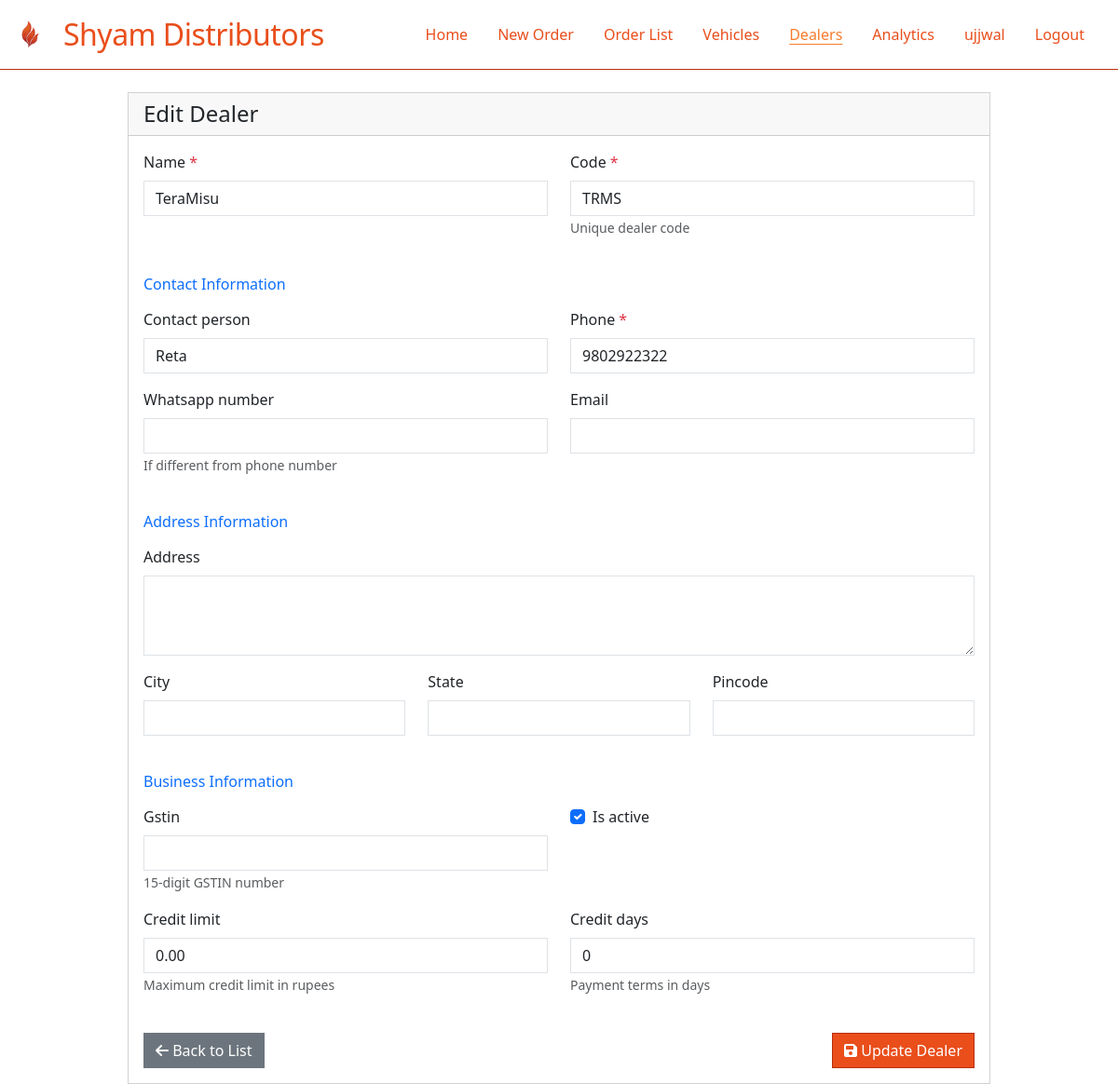
/orders/dealers/edit/12/ (signed in), run on the app's committed database.
### sylvia/models.py (models this page shows, shortened)
class BaseModel(models.Model):
    created_at = models.DateTimeField(auto_now_add=True)
    updated_at = models.DateTimeField(auto_now=True)
    created_by = models.ForeignKey(User, on_delete=models.SET_NULL, null=True, blank=True)
    class Meta:
        abstract = True

class Dealer(BaseModel):
    name = models.CharField(max_length=200)
    code = models.CharField(max_length=20, unique=True)
    contact_person = models.CharField(max_length=100, blank=True)
    phone = models.CharField(max_length=15, validators=[
        RegexValidator(regex=r'^\+?1?\d{9,15}$', message="Enter a valid phone number.")
    ])
    whatsapp_number = models.CharField(max_length=15, blank=True, validators=[
        RegexValidator(regex=r'^\+?1?\d{9,15}$', message="Enter a valid WhatsApp number.")
    ])
    email = models.EmailField(blank=True)
    address = models.TextField(blank=True)
    city = models.CharField(max_length=50, blank=True)
    state = models.CharField(max_length=50, blank=True)
    pincode = models.CharField(max_length=6, blank=True)
    gstin = models.CharField(max_length=15, blank=True, unique=True, null=True)
    is_active = models.BooleanField(default=True)
    credit_limit = models.DecimalField(max_digits=10, decimal_places=2, default=0)
    credit_days = models.IntegerField(default=0)
    class Meta:
        ordering = ['name']

### orders/views.py (the view)
# urls.py: path('dealers/edit/<int:dealer_id>/', edit_dealer, name='edit_dealer'),
@login_required
def edit_dealer(request, dealer_id):
    dealer = get_object_or_404(Dealer, id=dealer_id)
    if request.method == 'POST':
        form = DealerForm(request.POST, instance=dealer)
        if form.is_valid():
            form.save()
            return redirect('dealer_list')
    else:
        form = DealerForm(instance=dealer)
    context = {
        'form': form,
        'dealer': dealer,
        'title': 'Edit Dealer',
        'action': 'Update'
    }
    return render(request, 'dealers/dealer_form.html', context)

### orders/templates/dealers/dealer_form.html (shortened to what this page needs)
{% extends 'base.html' %}
{% block content %}
<div class="container mt-4">
    <div class="row">
        <div class="col-md-10 offset-md-1">
            <div class="card">
                <div class="card-header">
                    <h4 class="mb-0">{{ title }}</h4>
                </div>
                <div class="card-body">
                    <form method="post">
                        <div class="row">
                            <div class="col-md-6">
                                <div class="mb-3">
                                    <label for="{{ form.name.id_for_label }}" class="form-label">{{ form.name.label }} <span class="text-danger">*</span></label>
                                    {{ form.name }}
                                </div>
                            </div>
                            <div class="col-md-6">
                                <div class="mb-3">
                                    <label for="{{ form.code.id_for_label }}" class="form-label">{{ form.code.label }} <span class="text-danger">*</span></label>
                                    {{ form.code }}
                                    <small class="form-text text-muted">Unique dealer code</small>
                                </div>
                            </div>
                        </div>
                        <h6 class="mt-4 mb-3 text-primary">Contact Information</h6>
                        <div class="row">
                            <div class="col-md-6">
                                <div class="mb-3">
                                    <label for="{{ form.contact_person.id_for_label }}" class="form-label">{{ form.contact_person.label }}</label>
                                    {{ form.contact_person }}
                                </div>
                            </div>
                            <div class="col-md-6">
                                <div class="mb-3">
                                    <label for="{{ form.phone.id_for_label }}" class="form-label">{{ form.phone.label }} <span class="text-danger">*</span></label>
                                    {{ form.phone }}
                                </div>
                            </div>
                        </div>
                        <div class="row">
                            <div class="col-md-6">
                                <div class="mb-3">
                                    <label for="{{ form.whatsapp_number.id_for_label }}" class="form-label">{{ form.whatsapp_number.label }}</label>
                                    {{ form.whatsapp_number }}
                                    <small class="form-text text-muted">If different from phone number</small>
                                </div>
                            </div>
                            <div class="col-md-6">
                                <div class="mb-3">
                                    <label for="{{ form.email.id_for_label }}" class="form-label">{{ form.email.label }}</label>
                                    {{ form.email }}
                                </div>
                            </div>
                        </div>
                        <h6 class="mt-4 mb-3 text-primary">Address Information</h6>
                        <div class="row">
                            <div class="col-md-12">
                                <div class="mb-3">
                                    <label for="{{ form.address.id_for_label }}" class="form-label">{{ form.address.label }}</label>
                                    {{ form.address }}
                                </div>
                            </div>
                        </div>
                        <div class="row">
                            <div class="col-md-4">
                                <div class="mb-3">
                                    <label for="{{ form.city.id_for_label }}" class="form-label">{{ form.city.label }}</label>
                                    {{ form.city }}
                                </div>
                            </div>
                            <div class="col-md-4">
                                <div class="mb-3">
                                    <label for="{{ form.state.id_for_label }}" class="form-label">{{ form.state.label }}</label>
                                    {{ form.state }}
                                </div>
                            </div>
                            <div class="col-md-4">
                                <div class="mb-3">
                                    <label for="{{ form.pincode.id_for_label }}" class="form-label">{{ form.pincode.label }}</label>
                                    {{ form.pincode }}
                                </div>
                            </div>
                        </div>
                        <h6 class="mt-4 mb-3 text-primary">Business Information</h6>
                        <div class="row">
                            <div class="col-md-6">
                                <div class="mb-3">
                                    <label for="{{ form.gstin.id_for_label }}" class="form-label">{{ form.gstin.label }}</label>
                                    {{ form.gstin }}
                                    <small class="form-text text-muted">15-digit GSTIN number</small>
                                </div>
                            </div>
                            <div class="col-md-6">
                                <div class="mb-3 form-check">
                                    {{ form.is_active }}
                                    <label for="{{ form.is_active.id_for_label }}" class="form-check-label">{{ form.is_active.label }}</label>
                                </div>
                            </div>
                        </div>
                        <div class="row">
                            <div class="col-md-6">
                                <div class="mb-3">
                                    <label for="{{ form.credit_limit.id_for_label }}" class="form-label">{{ form.credit_limit.label }}</label>
                                    {{ form.credit_limit }}
                                    <small class="form-text text-muted">Maximum credit limit in rupees</small>
                                </div>
                            </div>
                            <div class="col-md-6">
                                <div class="mb-3">
                                    <label for="{{ form.credit_days.id_for_label }}" class="form-label">{{ form.credit_days.label }}</label>
                                    {{ form.credit_days }}
                                    <small class="form-text text-muted">Payment terms in days</small>
                                </div>
                            </div>
                        </div>
                        <div class="d-flex justify-content-between mt-4">
                            <a href="{% url 'dealer_list' %}" class="btn btn-secondary">
                                <i class="fas fa-arrow-left"></i> Back to List
                            </a>
                            <button type="submit" class="btn btn-primary">
                                <i class="fas fa-save"></i> {{ action }} Dealer
                            </button>
                        </div>
                    </form>
                </div>
            </div>
        </div>
    </div>
</div>
{% endblock %}

### orders/templates/base.html (shortened to what this page needs)
{% load static %}
<!DOCTYPE html>
<html lang="en">
<head>
    <link href="https://cdn.jsdelivr.net/npm/bootstrap@5.3.0/dist/css/bootstrap.min.css" rel="stylesheet">
    <link rel="stylesheet" href="https://cdnjs.cloudflare.com/ajax/libs/font-awesome/6.0.0/css/all.min.css">
    <link rel="stylesheet" href="{% static 'orders/theme.css' %}">
</head>
<body>
    <nav class="navbar navbar-expand-lg">
      <div class="container-fluid">
        <a class="navbar-brand d-flex align-items-center" href="/">
          <img src="{% static 'orders/logo.png' %}" alt="Logo" class="navbar-logo">
          Shyam Distributors
        </a>
        <div class="collapse navbar-collapse" id="navbarNav">
          <ul class="navbar-nav ms-auto">
            <li class="nav-item"><a class="nav-link {% if request.path == '/' %}active{% endif %}" href="/">Home</a></li>
            <li class="nav-item"><a class="nav-link {% if request.path == '/orders/order-workflow/' %}active{% endif %}" href="/orders/order-workflow/">New Order</a></li>
            <li class="nav-item"><a class="nav-link {% if request.path == '/orders/orders/' %}active{% endif %}" href="/orders/orders/">Order List</a></li>
            <li class="nav-item"><a class="nav-link {% if '/orders/vehicles/' in request.path %}active{% endif %}" href="/orders/vehicles/">Vehicles</a></li>
            <li class="nav-item"><a class="nav-link {% if '/orders/dealers/' in request.path %}active{% endif %}" href="/orders/dealers/">Dealers</a></li>
            <li class="nav-item"><a class="nav-link {% if request.path == '/orders/analytics/' %}active{% endif %}" href="/orders/analytics/">Analytics</a></li>
            {% if user.is_authenticated %}
              <li class="nav-item">
                <span class="nav-link">{{ user.get_full_name|default:user.username }}</span>
              </li>
              <li class="nav-item"><a class="nav-link" href="/logout/">Logout</a></li>
            {% else %}
              <li class="nav-item"><a class="nav-link {% if request.path == '/login/' %}active{% endif %}" href="/login/">Login</a></li>
            {% endif %}
          </ul>
        </div>
      </div>
    </nav>
    {% block content %}{% endblock %}
</body>
</html>

### orders/static/orders/theme.css (style rules this page uses)
:root { --primary: #e94e1b; --secondary: #f77c2b; --accent: #b92d0b; --background: #fff; --text: #2d2d2d; }
body { background: var(--background); color: var(--text); }
.navbar { background: #fff; color: var(--primary); border-radius: 0 !important; box-shadow: none; border-bottom: 1px solid var(--accent); }
.navbar .navbar-brand { color: var(--primary); font-size: 2rem; letter-spacing: -0.5px; }
.navbar .nav-link { color: var(--primary) !important; font-weight: 500; margin-right: 1rem; border-radius: 0 !important; }
.navbar .nav-link.active, .navbar .nav-link[aria-current="page"] { color: var(--secondary) !important; text-decoration: underline !important; text-underline-offset: 4px; }
.card, .table, .form-control, .btn, .form-select { border-radius: 0 !important; }
.btn-primary { background: var(--primary); border-color: var(--accent); color: #fff; }
.card, .form-control, .btn, .form-select { box-shadow: none !important; }
.navbar-logo { height: 40px; width: 40px; margin-right: 1rem; }

### data on the page
Dealer: name "TeraMisu", code "TRMS", contact_person "Reta", phone "9802922322", is_active "☑", credit_limit "0.00", credit_days "0"

### other printed values
{{ user.get_full_name|default:user.username }} "ujjwal"
{{ title }} "Edit Dealer"
{{ action }} "Update"
